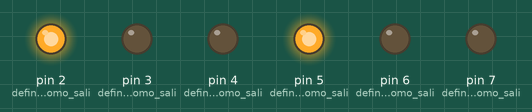
Recording of a sketch running on a simulated Arduino Uno, built with avr-gcc and run on an emulated ATmega328P. On the bench: output pins drawn as LEDs (lit = HIGH).

Above: at 5.0 s.
At 11.0 s:
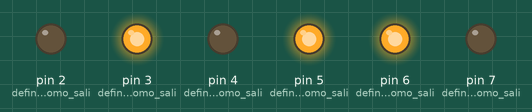
At 17.0 s:
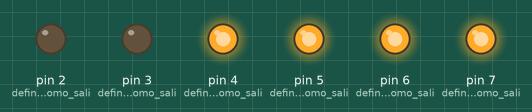
At 22.5 s:
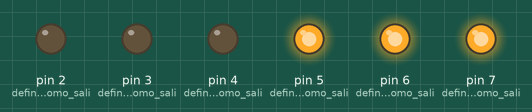
Timing chart, 0 to 26.5 s (numbered marks = the images above):
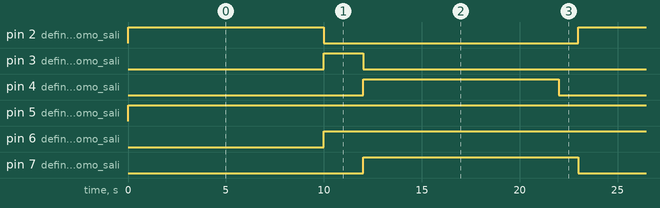

The sketch:

codigo_de_semaforo.ino
```cpp
// C++ code
//
void setup()// funcion que define que voy a usar en el circuito
{
  pinMode(2, OUTPUT);// define el pin 2 como salida (led verde)
  pinMode(5, OUTPUT);// define el pin 5 como salida (led rojo)
  pinMode(6, OUTPUT);// define el pin 6 como salida (led amarillo)
  pinMode(3, OUTPUT);// define el pin 3 como salida (otro led amarillo)
  pinMode(4, OUTPUT);// define el pin 4 como salida (otro led rojo)
  pinMode(7, OUTPUT);// define el pin 7 como salida (otro led verde)
}

void loop()// funcion de bucle
{
  digitalWrite(2, HIGH);// led del pin 2 prendido
  digitalWrite(5, HIGH);// encender el led del pin 5
  delay(10000); // Wait for 10000 millisecond(s)// esperar 10 segundos
  digitalWrite(2, LOW);// apagar led del pin 2
  digitalWrite(6, HIGH);// prender el led del pin 6
  digitalWrite(3, HIGH);// encender el led del pin 3
  delay(2000); // Wait for 2000 millisecond(s)// esperar 2 segundos
  digitalWrite(3, LOW);// apagar led del pin 3
  digitalWrite(4, HIGH);// encender el led del pin 4
  digitalWrite(7, HIGH);// encender el led del pin 7
  delay(10000); // Wait for 10000 millisecond(s)// esperar 10 segundos
  digitalWrite(4, LOW);// apagar led del pin 4
  digitalWrite(7, HIGH);// encender el led del pin 7
  delay(1000); // Wait for 1000 millisecond(s)// esperar un segundo
  digitalWrite(7, LOW);// apagar el led del pin 7
}
```

Measured:
- by itself, pin 2 (define_el_pin_2_como_sali), pin 4 (define_el_pin_4_como_sali): alternates HIGH for 10.0 s and LOW for 13.0 s
- by itself, pin 3 (define_el_pin_3_como_sali): alternates HIGH for 2.0 s and LOW for 21.0 s
- by itself, pin 5 (define_el_pin_5_como_sali): LOW → HIGH at 0.00 s
- by itself, pin 6 (define_el_pin_6_como_sali): LOW → HIGH at 10.0 s
- by itself, pin 7 (define_el_pin_7_como_sali): alternates HIGH for 11.0 s and LOW for 12.0 s
